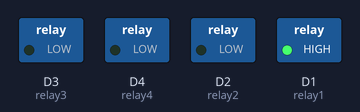
Recording of a sketch running on a simulated ESP8266 (NodeMCU). On the bench: switched loads named in the sketch (green lamp = pin HIGH).

Above: at 2.5 s.
At 5.5 s:
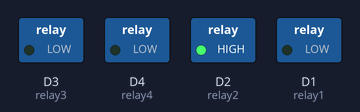
At 8.5 s:
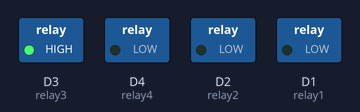
At 11.5 s:
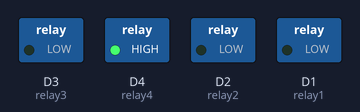
Timing chart, 0 to 16.6 s (numbered marks = the images above):
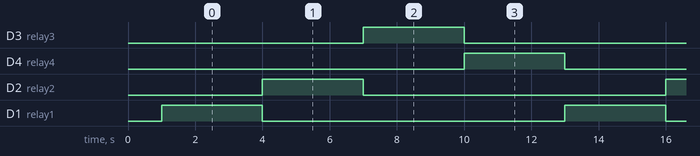

The sketch:

CW19Delay.ino
```cpp
// Define the relay pins
int relay1 = D1;  // Relay channel 1
int relay2 = D2;  // Relay channel 2
int relay3 = D3; // Relay channel 3
int relay4 = D4; // Relay channel 4

void setup() {
  // Initialize the relay pins as outputs
  pinMode(relay1, OUTPUT);
  pinMode(relay2, OUTPUT);
  pinMode(relay3, OUTPUT);
  pinMode(relay4, OUTPUT);

  // Ensure all relays are turned off initially
  digitalWrite(relay1, LOW);
  digitalWrite(relay2, LOW);
  digitalWrite(relay3, LOW);
  digitalWrite(relay4, LOW);

  delay(1000); // delay for 1 second
}

void loop() {
  // Turn on Relay 1 (LED 1 ON)
  digitalWrite(relay1, HIGH);
  delay(3000); // keep LED 1 on for 3 seconds
  digitalWrite(relay1, LOW); // Turn off Relay 1 (LED 1 OFF)

  // Turn on Relay 2 (LED 2 ON)
  digitalWrite(relay2, HIGH);
  delay(3000); // keep LED 2 on for 3 seconds
  digitalWrite(relay2, LOW); // Turn off Relay 2 (LED 2 OFF)

  // Turn on Relay 3 (LED 3 ON)
  digitalWrite(relay3, HIGH);
  delay(3000); // keep LED 3 on for 3 seconds
  digitalWrite(relay3, LOW); // Turn off Relay 3 (LED 3 OFF)

  // Turn on Relay 4 (LED 4 ON)
  digitalWrite(relay4, HIGH);
  delay(3000); // keep LED 4 on for 3 seconds
  digitalWrite(relay4, LOW); // Turn off Relay 4 (LED 4 OFF)
}
```

Measured:
- by itself, D3 (relay3), D4 (relay4), D2 (relay2), D1 (relay1): alternates HIGH for 3.0 s and LOW for 9.0 s
- by itself, everything shown: repeats every 12.0 s, in 5 steps
